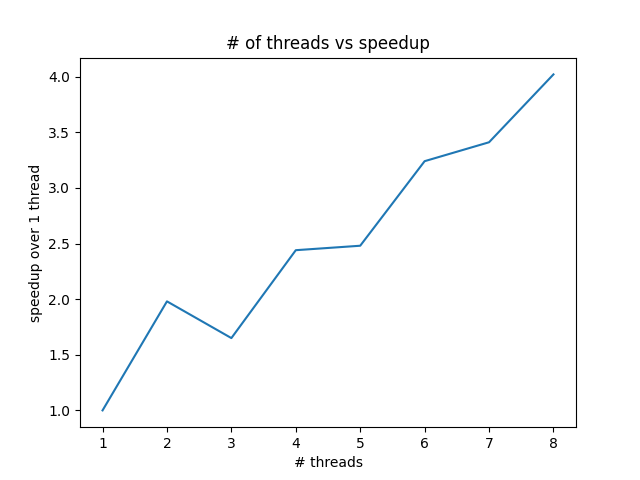

Recreate this plot in Python.
import os
import numpy as np
import matplotlib.pyplot as plt

speedup_array= []
for index, threads in enumerate(np.arange(1,9)):
    print(threads)
    output = os.popen(f"./mandelbrot -view 2 -t {threads} | grep speedup").read()
    speedup = output.split()[0].split('x')[0].split('(')[-1]
    print(f'threads: {threads} - speedup {speedup}')
    speedup_array.append(float(speedup))
plt.plot(np.arange(1,9),speedup_array)
plt.xlabel('# threads')
plt.ylabel('speedup over 1 thread')
plt.title('# of threads vs speedup')
plt.savefig('plot.png')
plt.show()

